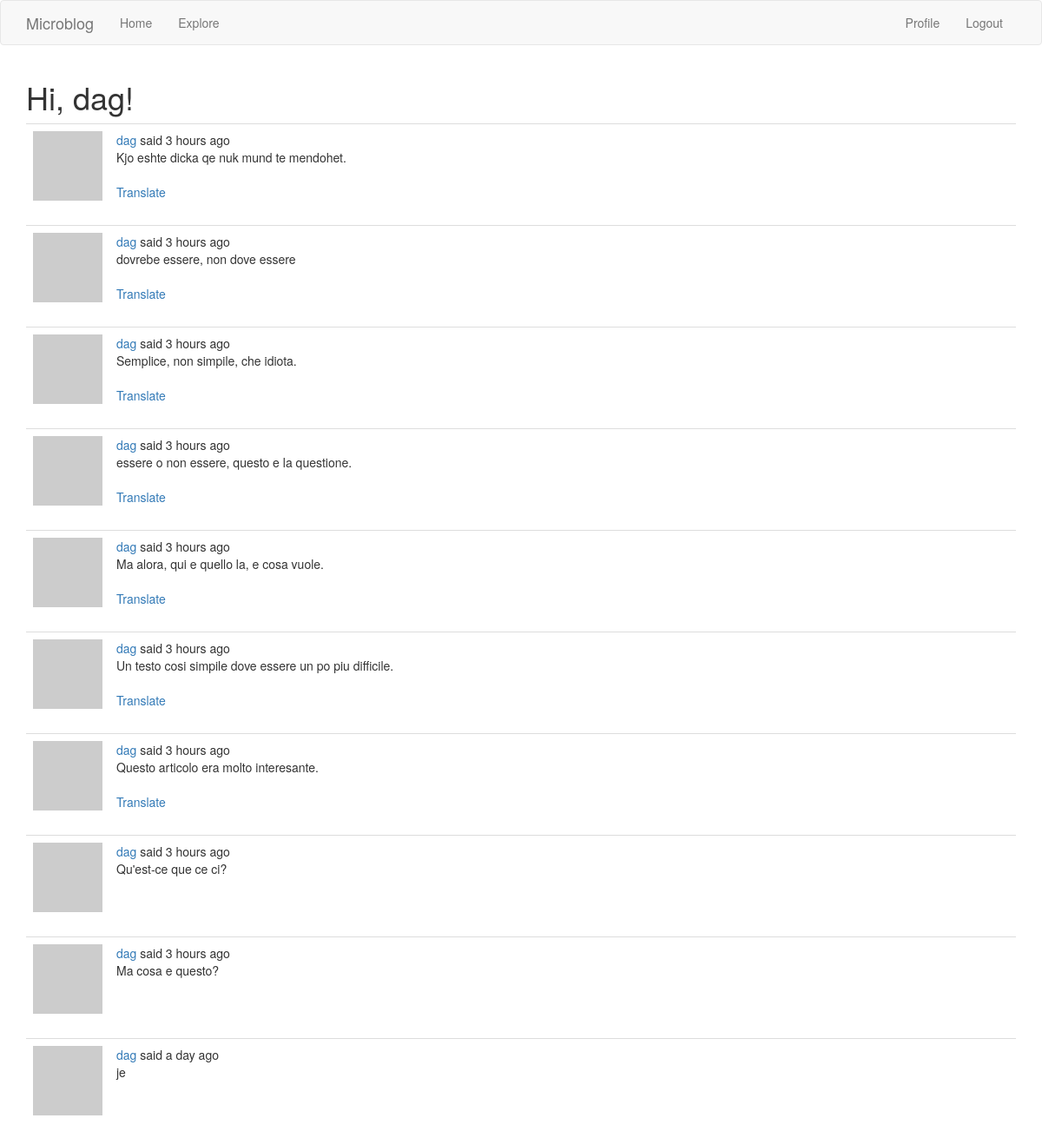
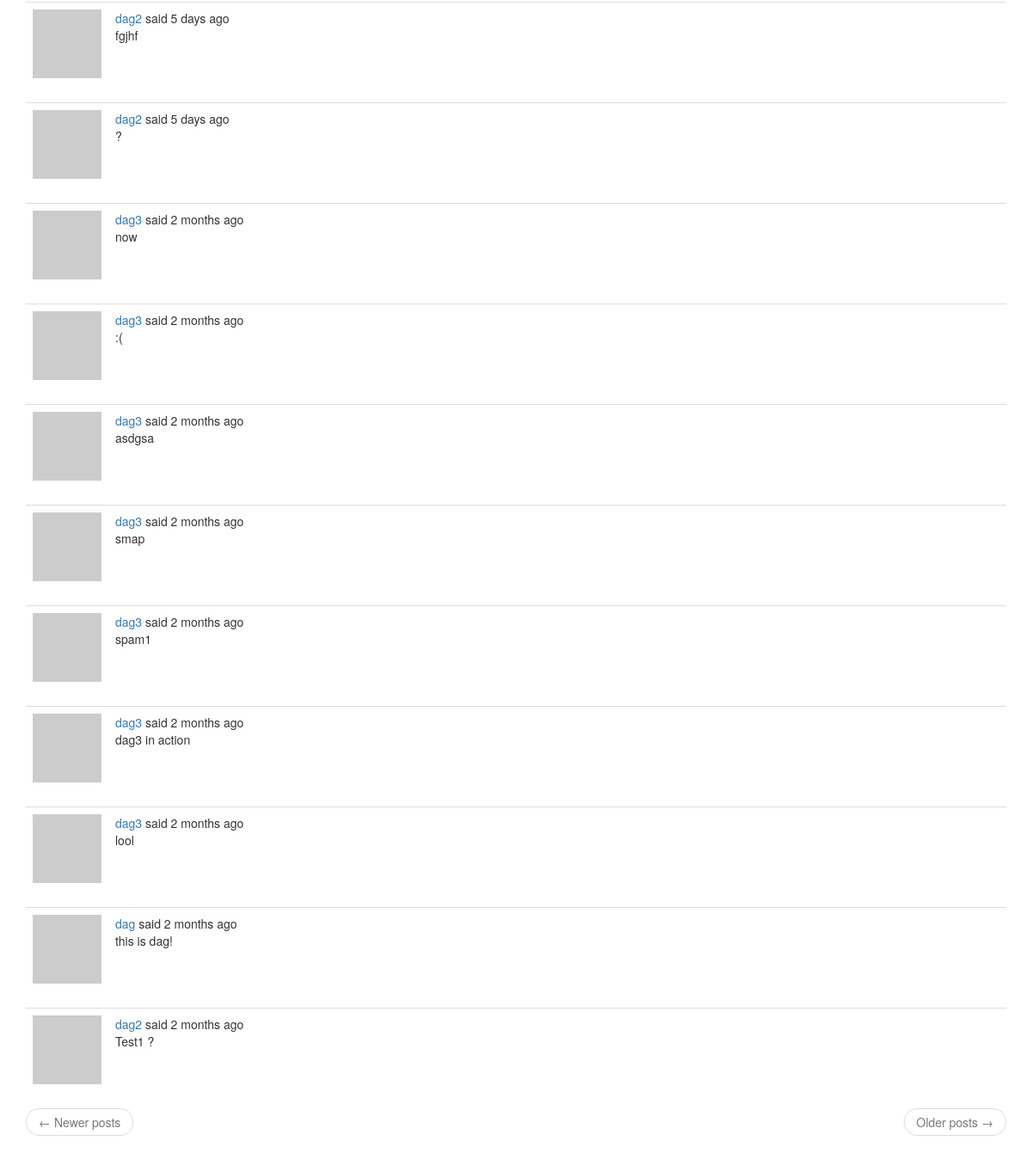
The page /explore (signed in) on the database its author committed (2 pictures, top to bottom).
### app/models.py (models this page shows, shortened)
class User(UserMixin, db.Model):
    id = db.Column(db.Integer, primary_key=True)
    username = db.Column(db.String(64), index=True, unique=True)
    email = db.Column(db.String(120), index=True, unique=True)
    password_hash = db.Column(db.String(128))
    posts = db.relationship('Post', backref='author', lazy='dynamic')
    about_me = db.Column(db.String(140))
    last_seen = db.Column(db.DateTime, default=datetime.utcnow)
    followed = db.relationship(
        'User', secondary=followers,
        primaryjoin=(followers.c.follower_id == id),
        secondaryjoin=(followers.c.followed_id == id),
        backref=db.backref('followers', lazy='dynamic'), lazy='dynamic'
    )
    def avatar(self, size):
        digest = md5(self.email.lower().encode('utf-8')).hexdigest()
        return 'https://www.gravatar.com/avatar/{}?d=identicon&s={}'.format(digest, size)

class Post(db.Model):
    id = db.Column(db.Integer, primary_key=True)
    body = db.Column(db.String(140))
    timestamp = db.Column(db.DateTime, index=True, default=datetime.utcnow)
    user_id = db.Column(db.Integer, db.ForeignKey('user.id'))
    language = db.Column(db.String(5))

### app/main/routes.py (the view)
@bp.route('/explore')
@login_required
def explore():
    page = request.args.get('page', 1, type=int)
    posts = Post.query.order_by(Post.timestamp.desc()).paginate(page, current_app.config['POSTS_PER_PAGE'], False)
    next_url = url_for('explore', page=posts.next_num) \
        if posts.has_next else None
    prev_url = url_for('explore', page=posts.prev_num) \
        if posts.has_prev else None
    return render_template('index.html',
                            title='Explore',
                            posts=posts.items,
                            next_url=next_url,
                            prev_url=prev_url)

### app/main/routes.py (called while the page is built)
@bp.before_request
def before_request():
    if current_user.is_authenticated:
        current_user.last_seen = datetime.utcnow()
        db.session.commit()
    g.locale = str(get_locale())

### app/models.py (called while the page is built)
@login.user_loader
def load_user(id):
    return User.query.get(int(id))

### app/templates/index.html (shortened to what this page needs)
{% extends "base.html" %}
{%import 'bootstrap/wtf.html' as wtf%}
{% block app_content %}
    <h1>{{_('Hi, %(username)s!', username=current_user.username)}}</h1>
    {% for post in posts %}
        {% include '_post.html' %}
    {% endfor %}
    <nav aria-label="...">
        <ul class="pager">
            <li class="previous{%if not prev_url%} disabled{%endif%}">
                <a href="{{prev_url or '#'}}">
                    <span aria-hidden="true">&larr;</span> {{_('Newer posts')}}
                </a>
            </li>
            <li class="next{%if not next_url%} disabled{%endif%}">
                <a href="{{next_url or '#'}}">
                    {{_('Older posts')}} <span aria-hidden="true">&rarr;</span>
                </a>
            </li>
        </ul>
    </nav>
{% endblock %}

### app/templates/_post.html (shortened to what this page needs)
<table class="table talbe-hover">
    <tr>
        <td width="70px">
            <a href="{{url_for('main.user', username=post.author.username)}}">
                <img src="{{ post.author.avatar(70) }}"/>
            </a>
        </td>
        <td>
            {{_('%(username)s said %(when)s',
                    username=user_link, when=moment(post.timestamp).fromNow() )}}
            <br>
            <span id="post{{post.id}}">{{ post.body }}</span>
            {%if post.language and post.language != g.locale%}
                <br><br>
                <span id="translation{{ post.id }}">
                        <a href="javascript:translate(
                                    '#post{{ post.id }}',
                                    '#translation{{ post.id }}',
                                    '{{ post.language }}',
                                    '{{ g.locale }}');">{{ _('Translate') }}</a>
                </span>
            {%endif%}
        </td>
    </tr>
</table>

### rows shown on the page
Post: body "Kjo eshte dicka qe nuk mund te mendohet."
Post: body "dovrebe essere, non dove essere"
Post: body "Semplice, non simpile, che idiota."
Post: body "essere o non essere, questo e la questione."
Post: body "Ma alora, qui e quello la, e cosa vuole."
Post: body "Un testo cosi simpile dove essere un po piu difficile."
Post: body "Questo articolo era molto interesante."
Post: body "Qu'est-ce que ce ci?"
Post: body "Ma cosa e questo?"
Post: body "je"
Post: body "fgjhf"
Post: body "?"
Post: body "now"
Post: body ":("
Post: body "asdgsa"
Post: body "smap"
Post: body "spam1"
Post: body "dag3 in action"
Post: body "lool"
Post: body "this is dag!"
Post: body "Test1 ?"
